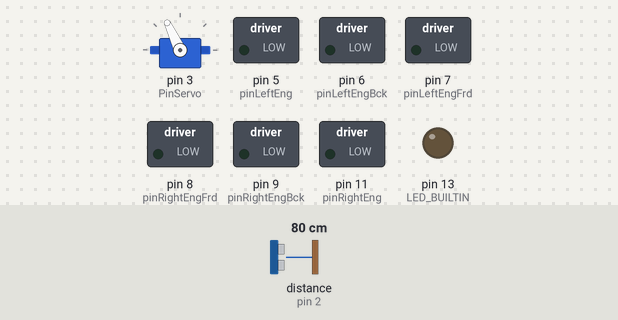
Bench run of a sketch on a simulated Arduino Uno, built with avr-gcc and run on an emulated ATmega328P. Shown: servo, switched loads named in the sketch (green lamp = pin HIGH), output pins drawn as LEDs (lit = HIGH). Wiring (inferred from the names in the program): ultrasonic range finder: trigger pin 4; echo pin 2. Inputs (shaded band) come from the test bench; at power-on: distance to the obstacle (sensor on pin 2) 80 cm. The echo pulse lasts 58.3 µs per cm; pins used as bus, display or sensor lines are not drawn.

Above: at 1.61 s.
2.3 s: distance to the obstacle (sensor on pin 2) set to 2 cm
At 3.4 s:
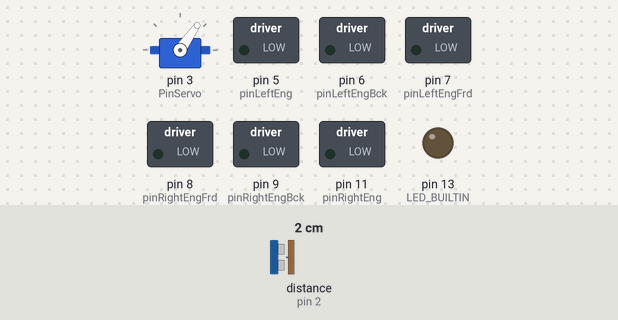
5.3 s: distance to the obstacle (sensor on pin 2) set to 35 cm
At 6.3 s:
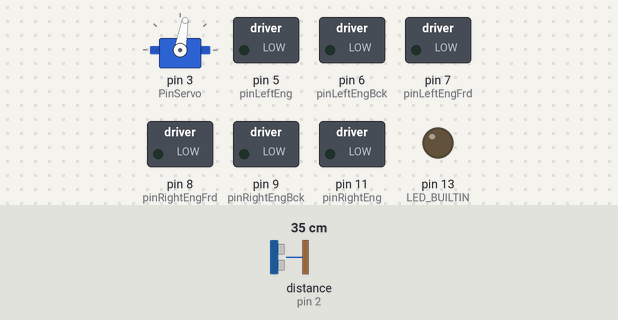
8.3 s: distance to the obstacle (sensor on pin 2) set to 60 cm
At 12.48 s:
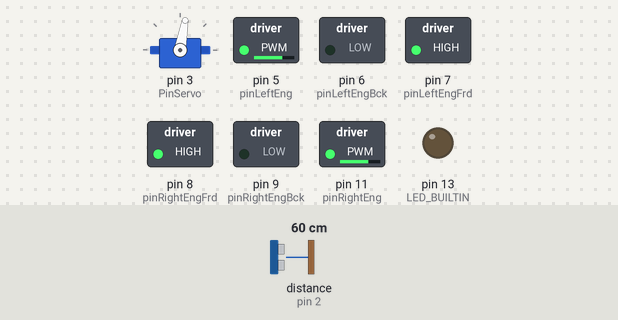
Timing chart, 0 to 20.3 s (numbered marks = the images above; inputs shaded):
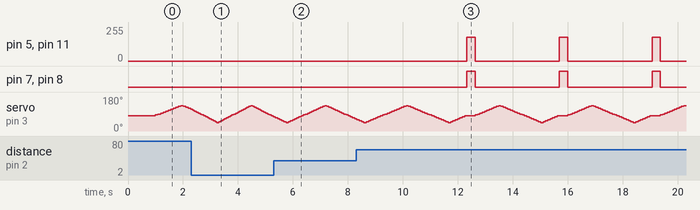

The sketch:

servo_test.ino
```cpp
#include <Servo.h>

// двигатели

const char pinLeftEng    = 5;
const char pinLeftEngFrd = 7;
const char pinLeftEngBck = 6;

const char pinRightEng    = 11;
const char pinRightEngFrd = 8;
const char pinRightEngBck = 9;

const char ENG_MIN_SPEED = 150;
const char ENG_MAX_SPEED = 250;


const char PinServo = 3;
const char pinEcho  = 2;
const char pinTring = 4;
const char HeadForword = 80;


// управление двигателем
enum Engine {enLeft, enRight};
enum EngineCommand {ENG_FORWARD, ENG_BACKWARD, ENG_STOP};


// текущий угол поварота радара
int CurAngle;


Servo ServoMotor;

int Distance()
{
  unsigned long duration;
  int mm;

  digitalWrite(pinTring, LOW);
  delay(10);
  digitalWrite(pinTring, HIGH);
  delayMicroseconds(10);
  digitalWrite(pinTring, LOW);
  duration = pulseIn(pinEcho, HIGH);

  mm = duration / 5.8;

  return mm;
}

int SmatrDistance() {
  const int CountTry = 5;
  int sum = 0;
  int result = 0;
  for (int i = 0; i < CountTry; i++ ) {
    sum =+ Distance();
  }
  result = sum / CountTry;
  return result;
}

void WriteAngle(int Angle)
{
  const float TimeToOneAngle = 3.0;
  ServoMotor.write(Angle);
  delay(int(TimeToOneAngle * abs(CurAngle - Angle)));
  CurAngle = Angle;
}


int Radar(void)
{
  static char Direction = 1;
  int mm = 0;
  if (CurAngle >= 135) Direction *= (-1);
  if (CurAngle <= 45) Direction *= (-1);

  WriteAngle(CurAngle + 5 * Direction);
  mm = SmatrDistance();
  return mm;
}


void ManagerEngine(Engine en, EngineCommand cmd, unsigned char Speed)
{
  char pinEn  = 0;
  char pinFrd = 0;
  char pinBck = 0;

  switch(en) {
    case enLeft:
      pinEn  = pinLeftEng;
      pinFrd = pinLeftEngFrd;
      pinBck = pinLeftEngBck;
      break;
    case enRight:
      pinEn  = pinRightEng;
      pinFrd = pinRightEngFrd;
      pinBck = pinRightEngBck;
      break;
  };

  switch(cmd) {
    case ENG_FORWARD:
      digitalWrite(pinFrd, HIGH);
      digitalWrite(pinBck, LOW);
      analogWrite(pinEn, Speed);
      break;
    case ENG_BACKWARD:
      digitalWrite(pinFrd, LOW);
      digitalWrite(pinBck, HIGH);
      analogWrite(pinEn, Speed);
      break;
    case ENG_STOP:
      digitalWrite(pinFrd, LOW);
      digitalWrite(pinBck, LOW);
      analogWrite(pinEn,     0);
      break;
  };
}


void setup() {
 ServoMotor.attach(PinServo);
 pinMode(LED_BUILTIN, OUTPUT);

 CurAngle = HeadForword;
 ServoMotor.write(CurAngle);
 delay(1000);


 // инициализация портов для эхо локации
 pinMode(pinTring, OUTPUT);
 pinMode(pinEcho,  INPUT);

 digitalWrite(pinTring, LOW);
 digitalWrite(pinEcho,  LOW);

  // инициализация портов для двигателей
 pinMode(pinLeftEng,     OUTPUT);
 pinMode(pinLeftEngFrd,  OUTPUT);
 pinMode(pinLeftEngBck,  OUTPUT);
 pinMode(pinRightEng,    OUTPUT);
 pinMode(pinRightEngFrd, OUTPUT);
 pinMode(pinRightEngBck, OUTPUT);

 digitalWrite(pinLeftEng,     LOW);
 digitalWrite(pinLeftEngFrd,  LOW);
 digitalWrite(pinLeftEngBck,  LOW);
 digitalWrite(pinRightEng,    LOW);
 digitalWrite(pinRightEngFrd, LOW);
 digitalWrite(pinRightEngBck, LOW);
}

int mm = 0;

/* mm = Radar();
 if (mm > 100) // 10 cm
 {
   ManagerEngine(enLeft,  ENG_FORWARD, ENG_MIN_SPEED);
   ManagerEngine(enRight, ENG_FORWARD, ENG_MIN_SPEED);
 }
 else
 {
   ManagerEngine(enLeft,  ENG_STOP, 0);
   ManagerEngine(enRight, ENG_STOP, 0);
 }

*/


 /* ManagerEngine(enLeft, ENG_FORWARD, 128);
 ManagerEngine(enRight, ENG_FORWARD, 128);
*/

 /*digitalWrite(LED_BUILTIN, LOW);

 delay(10);
 mm = Distance();

 if (mm < 250)
 {
   digitalWrite(LED_BUILTIN, HIGH);
   delay(2000);
 }
*/
 /*
  if (Radar() <= 250)
  {
     digitalWrite(LED_BUILTIN, HIGH);
     delay(2000);
  }
*/

  //digitalWrite(LED_BUILTIN, LOW);

void Blinc(int frequency) {
  for (int i = 0; i < 3; i++) {
    digitalWrite(LED_BUILTIN, LOW);
    delay(frequency);
    digitalWrite(LED_BUILTIN, HIGH);
    delay(frequency);
  }
  digitalWrite(LED_BUILTIN, LOW);
}


void loop()
{
  static int min_distance = 1000;
  static int count_route_in_loop = 0;

  if (count_route_in_loop < 36 ) {
    int distance = Radar();
    if ( distance < min_distance ) {
      min_distance = distance;
    }
      count_route_in_loop++;
  } else {
//    Blinc( 100 );
    count_route_in_loop = 0;
    if (min_distance > 70 ) { // 70 cm
//      Blinc( 100 );
      ManagerEngine(enLeft,  ENG_FORWARD, ENG_MIN_SPEED + 30);
      ManagerEngine(enRight, ENG_FORWARD, ENG_MIN_SPEED + 30);
      min_distance = 0;
      delay(300);
      ManagerEngine(enLeft,  ENG_STOP, 0);
      ManagerEngine(enRight, ENG_STOP, 0);
      count_route_in_loop = 0;
    }
    min_distance = 1000;
  }
}
```

Measured:
- after the input at 2.3 s, pin 5 (pinLeftEng), pin 11 (pinRightEng): stays 0/255 (without the input it goes to 180/255 after 2.0 s); pin 7 (pinLeftEngFrd), pin 8 (pinRightEngFrd): stays LOW (without the input it goes to HIGH after 2.0 s)
- after the input at 8.3 s, pin 5 (pinLeftEng), pin 11 (pinRightEng): alternates 180/255 for 0.30 s and 0/255 for 3.1 s, starting after 4.0 s; pin 7 (pinLeftEngFrd), pin 8 (pinRightEngFrd): alternates HIGH for 0.30 s and LOW for 3.1 s, starting after 4.0 s
